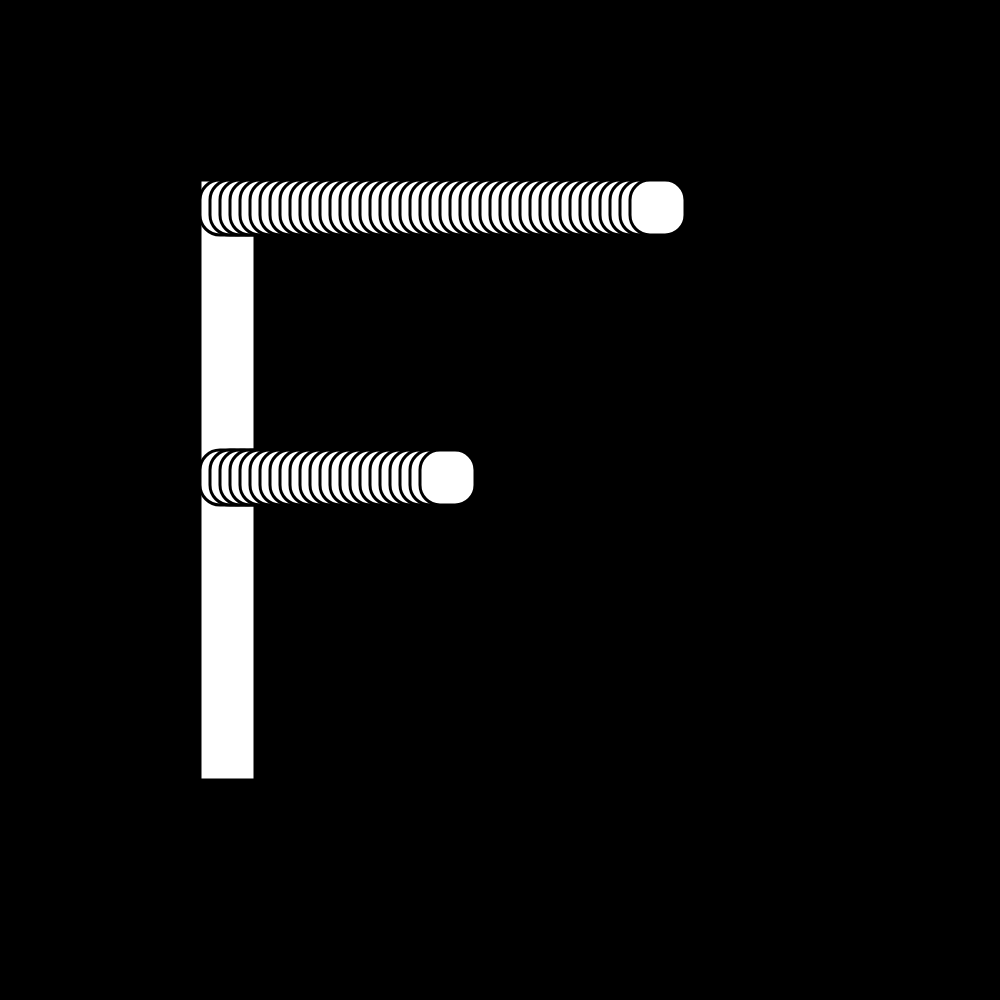
Frame 1 (no input)
Frame 60 (no input): identical to frame 1, image omitted
Frame 120 (the mouse pressed at the canvas centre since frame 60): identical to frame 1, image omitted

The p5.js sketch that drew this single still picture (run headless with seeded random() and noise() and a simulated clock; from frame 60 on, the mouse is pressed at the canvas centre):

// p5.js sketch
// ── sketch.js


function setup () {
    c = createCanvas(1000,1000)
    background(0)
    strokeWeight(3)
    
    
    

}


function draw() {
   rect(200, 180, 55, 600)

   rect(200, 180, 55, 55, 20)
   rect(210, 180, 55, 55, 20)
   rect(220, 180, 55, 55, 20)
   rect(230, 180, 55, 55, 20)
   rect(240, 180, 55, 55, 20)
   rect(250, 180, 55, 55, 20)
   rect(260, 180, 55, 55, 20)
   rect(270, 180, 55, 55, 20)
   rect(280, 180, 55, 55, 20)
   rect(290, 180, 55, 55, 20)
   rect(300, 180, 55, 55, 20)
   rect(310, 180, 55, 55, 20)
   rect(320, 180, 55, 55, 20)
   rect(330, 180, 55, 55, 20)
   rect(340, 180, 55, 55, 20)
   rect(350, 180, 55, 55, 20)
   rect(360, 180, 55, 55, 20)
   rect(370, 180, 55, 55, 20)
   rect(380, 180, 55, 55, 20)
   rect(390, 180, 55, 55, 20)
   rect(400, 180, 55, 55, 20)
   rect(410, 180, 55, 55, 20)
   rect(420, 180, 55, 55, 20)
   rect(430, 180, 55, 55, 20)
   rect(440, 180, 55, 55, 20)
   rect(450, 180, 55, 55, 20)
   rect(460, 180, 55, 55, 20)
   rect(470, 180, 55, 55, 20)
   rect(480, 180, 55, 55, 20)
   rect(490, 180, 55, 55, 20)
   rect(500, 180, 55, 55, 20)
   rect(510, 180, 55, 55, 20)
   rect(520, 180, 55, 55, 20)
   rect(530, 180, 55, 55, 20)
   rect(540, 180, 55, 55, 20)
   rect(550, 180, 55, 55, 20)
   rect(560, 180, 55, 55, 20)
   rect(570, 180, 55, 55, 20)
   rect(580, 180, 55, 55, 20)
   rect(590, 180, 55, 55, 20)
   rect(600, 180, 55, 55, 20)
   rect(610, 180, 55, 55, 20)
   rect(620, 180, 55, 55, 20)
   rect(630, 180, 55, 55, 20)

   rect(200, 450, 55, 55, 20)
   rect(210, 450, 55, 55, 20)
   rect(220, 450, 55, 55, 20)
   rect(230, 450, 55, 55, 20)
   rect(240, 450, 55, 55, 20)
   rect(250, 450, 55, 55, 20)
   rect(260, 450, 55, 55, 20)
   rect(270, 450, 55, 55, 20)
   rect(280, 450, 55, 55, 20)
   rect(290, 450, 55, 55, 20)
   rect(300, 450, 55, 55, 20)
   rect(310, 450, 55, 55, 20)
   rect(320, 450, 55, 55, 20)
   rect(330, 450, 55, 55, 20)
   rect(340, 450, 55, 55, 20)
   rect(350, 450, 55, 55, 20)
   rect(360, 450, 55, 55, 20)
   rect(370, 450, 55, 55, 20)
   rect(380, 450, 55, 55, 20)
   rect(390, 450, 55, 55, 20)
   rect(400, 450, 55, 55, 20)
   rect(410, 450, 55, 55, 20)
   rect(420, 450, 55, 55, 20)
}
